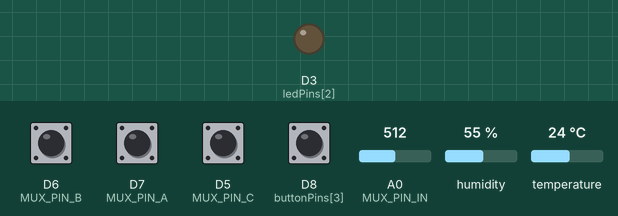
Simulated run of this sketch. Board: ESP8266 (NodeMCU). On the bench: output pins drawn as LEDs (lit = HIGH). Dashed ring = blinking. The inputs (shaded band) are chosen by the test bench; at power-on: D5 (MUX_PIN_C), D6 (MUX_PIN_B), D7 (MUX_PIN_A), D8 (buttonPins[3]) HIGH, temperature 24 °C, A0 (MUX_PIN_IN) = 512, humidity 55 %. WiFi joins after 1.5 s; servers stay silent unless stated; uploads are accepted with an empty reply; random numbers use the default seed unless the sketch sets one; pins used as bus, display or sensor lines are not drawn; what the sketch prints to the serial monitor is not drawn.

Above: at 8.0 s.
8.1 s: temperature set to 12 °C
10.6 s: temperature set to 9 °C
At 17.8 s:
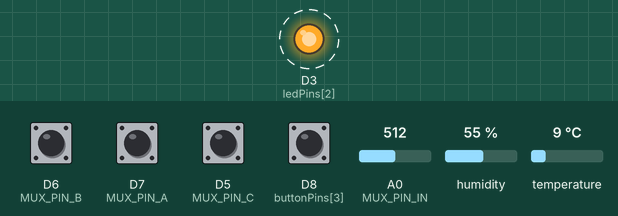
Timing chart, 0 to 20.2 s (numbered marks = the images above; inputs shaded):
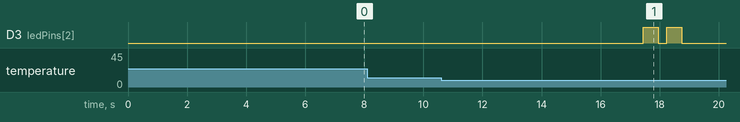

The sketch:

Puzzle.ino
```cpp
#include <ESP8266WiFi.h>
#include <WiFiClient.h>
#include <ESP8266HTTPClient.h>
#include <DHT.h>

// הצהרת הפונקציה setupWiFi שמוגדרת ב-LockWifi_setup.ino
extern void setupWiFi();

// כתובת API מרחוק ופרמטרי השרת
const char* apiURL = "http://api.kits4.me/GEN/api.php";
const String DEV = "1121";  // מזהה המכשיר
const String CH = "2";      // ערוץ

// ------------------ הגדרות המולטיפלקסר ------------------
#define MUX_PIN_A D7   // התאם לפי הצורך כדי למנוע קונפליקטים
#define MUX_PIN_B D6
#define MUX_PIN_C D5
#define MUX_PIN_IN A0

// ------------------ DHT ומאוורר ------------------
#define DHT_PIN D4
#define FAN_PIN D7
#define DHTTYPE DHT11
DHT dht(DHT_PIN, DHTTYPE);

// ------------------ LED וכפתורים לחידה 3 ------------------
const int ledPins[4] = {D1, D2, D3, D4};  // בדוק התנגשות בין הפינים!
const int buttonPins[4] = {D5, D6, D7, D8}; // ודא שאין קונפליקט עם פיני המולטיפלקסר

// ------------------ פיני חיישן אולטרסוניק לחידה 4 ------------------
#define TRIG_PIN D2
#define ECHO_PIN D1

//
// פונקציה: קריאת ערוץ מהמולטיפלקסר
//
int ReadMuxChannel(byte chnl) {
  int a = (bitRead(chnl, 0) > 0) ? HIGH : LOW;
  int b = (bitRead(chnl, 1) > 0) ? HIGH : LOW;
  int c = (bitRead(chnl, 2) > 0) ? HIGH : LOW;

  digitalWrite(MUX_PIN_A, a);
  digitalWrite(MUX_PIN_B, b);
  digitalWrite(MUX_PIN_C, c);
  delay(1); // המתן להתייצבות הערוץ
  return analogRead(MUX_PIN_IN);
}

//
// שולח בקשת HTTP GET לעדכון מצב החידה.
// פורמט URL: ?ACT=SET&DEV=1121&CH=2&VAL=puzzleNum
//
void sendPuzzleUpdate(int puzzleNum) {
  if (WiFi.status() == WL_CONNECTED) {
    WiFiClient client;
    HTTPClient http;
    String url = String(apiURL) + "?ACT=SET&DEV=" + DEV + "&CH=" + CH + "&VAL=" + String(puzzleNum);
    Serial.print("שולח עדכון חידה: ");
    Serial.println(url);
    http.begin(client, url);
    int httpCode = http.GET();
    if (httpCode > 0) {
      Serial.print("העדכון נשלח, קוד תגובה: ");
      Serial.println(httpCode);
      String response = http.getString();
      Serial.print("תגובה: ");
      Serial.println(response);
    } else {
      Serial.print("שליחת העדכון נכשלה, שגיאה: ");
      Serial.println(http.errorToString(httpCode).c_str());
    }
    http.end();
  } else {
    Serial.println("WiFi לא מחובר");
  }
}

//
// חידה 1: חיישן אור דרך המולטיפלקסר
//
void puzzle1() {
  Serial.println("חידה 1: כוון את קריאת חיישן האור ל-20% מתחת למקסימום למשך 2 שניות.");
  const int threshold = 818;  // התאם את סף הקריאה לפי הצורך.
  unsigned long stableTime = 0;
  while (true) {
    int lightValue = ReadMuxChannel(4);  // קריאה מערוץ 4 במולטיפלקסר
    Serial.print("ערך חיישן האור: ");
    Serial.println(lightValue);
    if (lightValue < threshold) {
      if (stableTime == 0)
        stableTime = millis();
      else if (millis() - stableTime >= 2000) {
        Serial.println("חידה 1 נפתרה!");
        sendPuzzleUpdate(1);
        delay(1000);
        break;
      }
    } else {
      stableTime = 0;
    }
    delay(200);
  }
}

//
// חידה 2: בקרה על טמפרטורה
//
void puzzle2() {
  Serial.println("חידה 2: הורד את הטמפרטורה ב-2°C למשך 2 שניות.");
  pinMode(FAN_PIN, OUTPUT);
  digitalWrite(FAN_PIN, HIGH);
  float initialTemp = dht.readTemperature();
  Serial.print("טמפרטורה התחלתית: ");
  Serial.println(initialTemp);
  unsigned long stableTime = 0;
  while (true) {
    float currentTemp = dht.readTemperature();
    Serial.print("טמפרטורה נוכחית: ");
    Serial.println(currentTemp);
    if (currentTemp <= initialTemp - 2.0) {
      if (stableTime == 0)
        stableTime = millis();
      else if (millis() - stableTime >= 2000) {
        Serial.println("חידה 2 נפתרה!");
        sendPuzzleUpdate(2);
        delay(1000);
        break;
      }
    } else {
      stableTime = 0;
    }
    delay(500);
  }
  digitalWrite(FAN_PIN, LOW);
}

//
// חידה 3: רצף נוריות עם כפתורים (מהבהבת 8 פעמים)
//
void puzzle3() {
  Serial.println("חידה 3: עקוב אחר רצף הנוריות המהבהבות.");
  for (int i = 0; i < 4; i++) {
    pinMode(ledPins[i], OUTPUT);
    pinMode(buttonPins[i], INPUT_PULLUP);
  }

  int sequence[8];
  randomSeed(analogRead(0));
  for (int i = 0; i < 8; i++) {
    sequence[i] = random(0, 4);
  }

  Serial.print("הרצף: ");
  for (int i = 0; i < 8; i++) {
    Serial.print(sequence[i]);
    Serial.print(" ");
    digitalWrite(ledPins[sequence[i]], HIGH);
    delay(500);
    digitalWrite(ledPins[sequence[i]], LOW);
    delay(300);
  }
  Serial.println();

  int userSequence[8];
  for (int i = 0; i < 8; i++) {
    Serial.print("מחכה ללחיצת כפתור עבור מיקום ");
    Serial.println(i + 1);
    bool pressed = false;
    while (!pressed) {
      for (int j = 0; j < 4; j++) {
        if (digitalRead(buttonPins[j]) == LOW) { // כפתורים במצב LOW פעיל
          userSequence[i] = j;
          Serial.print("כפתור ");
          Serial.print(j);
          Serial.println(" נלחץ.");
          delay(500);  // מניעת רעשים (דאונס)
          pressed = true;
          break;
        }
      }
    }
  }

  bool correct = true;
  for (int i = 0; i < 8; i++) {
    if (userSequence[i] != sequence[i]) {
      correct = false;
      break;
    }
  }

  if (correct) {
    Serial.println("חידה 3 נפתרה!");
    sendPuzzleUpdate(3);
  } else {
    Serial.println("הרצף שגוי. אתחול מחדש של חידה 3.");
    puzzle3(); // אתחל מחדש את חידה 3 אם הרצף שגוי.
  }
  delay(1000);
}

//
// חידה 4: מדידת מרחק באולטרסוניקה
//
long readUltrasonicDistance() {
  digitalWrite(TRIG_PIN, LOW);
  delayMicroseconds(2);
  digitalWrite(TRIG_PIN, HIGH);
  delayMicroseconds(10);
  digitalWrite(TRIG_PIN, LOW);
  long duration = pulseIn(ECHO_PIN, HIGH);
  long distance = duration * 0.034 / 2;
  return distance;
}

void puzzle4() {
  Serial.println("חידה 4: החזק את ידך כ-20 ס\"מ מהחיישן למשך 2 שניות.");
  pinMode(TRIG_PIN, OUTPUT);
  pinMode(ECHO_PIN, INPUT);

  unsigned long stableTime = 0;
  while (true) {
    long distance = readUltrasonicDistance();
    Serial.print("מרחק: ");
    Serial.print(distance);
    Serial.println(" ס\"מ");
    if (distance >= 18 && distance <= 22) {
      if (stableTime == 0)
        stableTime = millis();
      else if (millis() - stableTime >= 2000) {
        Serial.println("חידה 4 נפתרה!");
        sendPuzzleUpdate(4);
        delay(1000);
        break;
      }
    } else {
      stableTime = 0;
    }
    delay(300);
  }
}

//
// אתחול ולולאה
//
void setup() {
  Serial.begin(9600);

  // אתחל את פיני המולטיפלקסר
  pinMode(MUX_PIN_A, OUTPUT);
  pinMode(MUX_PIN_B, OUTPUT);
  pinMode(MUX_PIN_C, OUTPUT);
  pinMode(MUX_PIN_IN, INPUT);

  // אתחל את חיישן ה-DHT
  dht.begin();

  // התחבר ל-WiFi באמצעות הפונקציה מהקובץ LockWifi_setup.ino
  setupWiFi();

  // הרץ את החידות בסדר רציף.
  puzzle1();
  puzzle2();
  puzzle3();
  puzzle4();

  Serial.println("כל החידות נפתרו. כעת ניתן להזין את הקוד בממשק האינטרנט של בקר הנעילה.");
  while (true) {
    delay(1000);
  }
}

void loop() {
  // החידות מורצות רק פעם אחת ב-setup.
  while (true) {
    delay(1000);
  }
}
```

PuzzleWiFi_setup.ino
```cpp
#include <ESP8266WiFi.h>

// פרטי WiFi
const char* ssid = "AndroidAP32C2";
const char* password = "12345678";

// פונקציה לאתחול חיבור ה-WiFi.
void setupWiFi() {
  WiFi.begin(ssid, password);
  Serial.print("מתחבר ל-WiFi");
  while (WiFi.status() != WL_CONNECTED) {
    delay(500);
    Serial.print(".");
  }
  delay(5000);
  Serial.println();
  Serial.print("מחובר. כתובת IP: ");
  Serial.println(WiFi.localIP());
  delay(500);

}
```

Measured:
- the behaviour switches between 11 and 10 °C on temperature (found by bisection; images 0 and 1)
- after the input at 8.1 s, every drawn part: stays the same
- after the input at 10.6 s, D3 (ledPins[2]): alternates HIGH for 0.50 s and LOW for 0.30 s, 4 changes in all, then stays LOW, starting after 6.8 s
